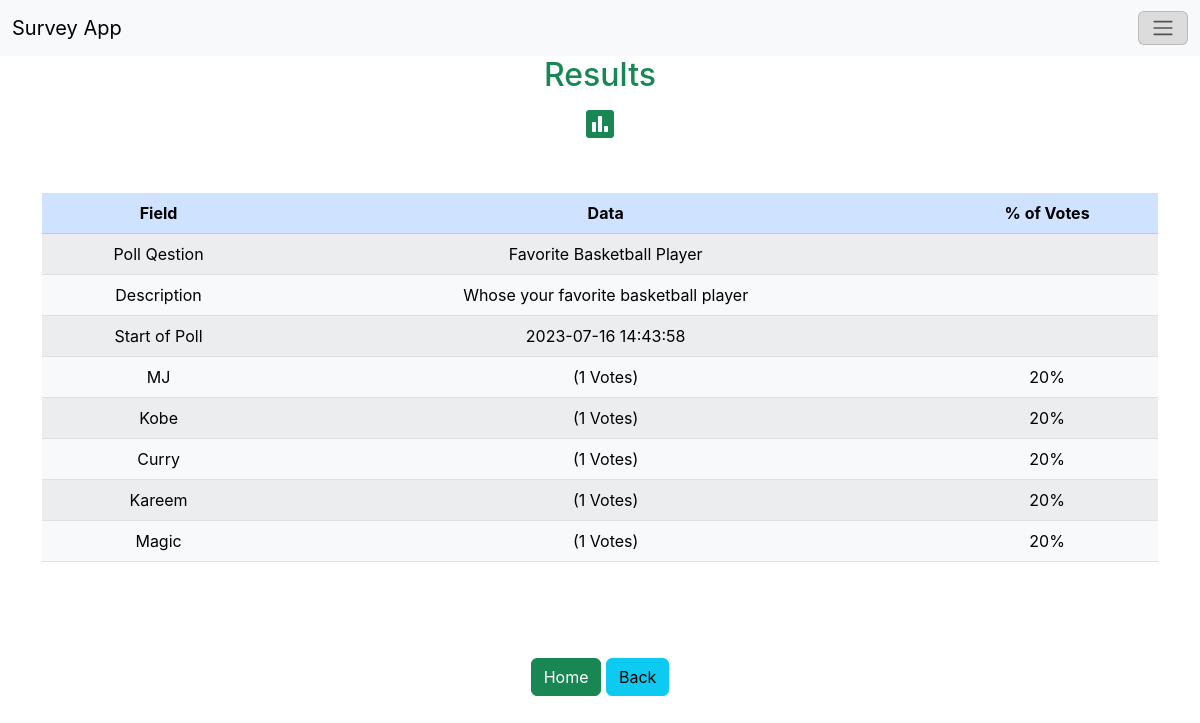
The app's page /result.php?id=24 with its own data.
### tables this page shows
CREATE TABLE `polls` (
  `id` int(11) NOT NULL,
  `title` text NOT NULL,
  `desc` text NOT NULL,
  `timestamp` timestamp NOT NULL DEFAULT CURRENT_TIMESTAMP ON UPDATE CURRENT_TIMESTAMP
);

CREATE TABLE `poll_answers` (
  `id` int(11) NOT NULL,
  `poll_id` int(11) NOT NULL,
  `title` text NOT NULL,
  `votes` int(11) NOT NULL DEFAULT '0'
);

### result.php (the view, shortened to what this page needs)
<?php
include 'functions.php';
$pdo = pdo_connect_mysql();
if (isset($_GET['id'])) {
    $stmt = $pdo->prepare('SELECT * FROM polls WHERE id = ?');
    $stmt->execute([$_GET['id']]);
    $poll = $stmt->fetch(PDO::FETCH_ASSOC);
    if ($poll) {
        $stmt = $pdo->prepare('SELECT * FROM poll_answers WHERE poll_id = ? ORDER BY votes DESC');
        $stmt->execute([$_GET['id']]);
        $poll_answers = $stmt->fetchAll(PDO::FETCH_ASSOC);
        $total_votes = 0;
        foreach ($poll_answers as $poll_answer) {
            $total_votes += $poll_answer['votes'];
        }
    } else {
        die ('Poll with that ID does not exist.');
    }
} else {
    die ('No poll ID specified.');
}
?>
<?=template_header("Results", "fas fa-vote-yea fa-2x")?>
<div class="d-flex align-items-center text-center" style="min-height: 100vh">
    <div class="box w-100">
      <h2>Results</H2>
        <i class="fas fa-poll fa-2x"></i>
        <div class="container">
            <table class="table table-light table-striped mt-5 mb-5">
                <thead class="table-primary">
                    <tr>
                        <th scope="col">Field</th>
                        <th scope="col">Data</th>
                        <th scope="col">% of Votes</th>
                    </tr>
                </thead>
                <tr>
                    <td>Poll Qestion</td>
                    <td><?=$poll['title'];?></td>
                    <td></td>
                </tr>
                <tr>
                    <td>Description</td>
                    <td><?=$poll['desc']?></td>
                    <td></td>
                </tr>
                <tr>
                    <td>Start of Poll</td>
                    <td><?=$poll['timestamp']?></td>
                    <td></td>
                </tr>
                <?php foreach ($poll_answers as $poll_answer): ?>
                    <tr>
                    <td><?=$poll_answer['title']?> </td>
                    <td><span>(<?=$poll_answer['votes']?> Votes)</span></td>
                    <td><?=round(($poll_answer['votes']/$total_votes) * 100) . "%";?>
                    </tr>
                <?php endforeach; ?>
            </table>
            <a class="btn btn-success mt-5 mb-5" href="index.php">Home</a>
            <a class="btn btn-info mt-5 mb-5" href="vote.php?id=<?=$poll['id']?>" title="View Poll">Back</a>
        </div>
      </div>
    </div>
<?=template_footer()?>

### functions.php (shortened to what this page needs)
<?php
function template_header($title, $icon)
{
echo <<<EOT
<!doctype html>
<html lang="en">
  <head>
    <meta charset="utf-8">
    <meta name="viewport" content="width=device-width, initial-scale=1, shrink-to-fit=no">
    <link href="https://cdn.jsdelivr.net/npm/bootstrap@5.3.0/dist/css/bootstrap.min.css" rel="stylesheet">
    <link href="style.css" rel="stylesheet" type="text/css">
    <link rel="stylesheet" href="https://use.fontawesome.com/releases/v5.8.2/css/all.css">
    <link rel="stylesheet" href="https://fonts.googleapis.com/css?family=Roboto:300,400,500,700&display=swap">
    <script src="https://cdn.jsdelivr.net/npm/bootstrap@5.3.0/dist/js/bootstrap.bundle.min.js"></script>
  </head>
  <title>$title</title>
  <body>
  <nav class="navbar bg-body-tertiary fixed-top">
    <div class="container-fluid">
        <a class="navbar-brand" href="#">Survey App</a>
            <button class="navbar-toggler" type="button" data-bs-toggle="offcanvas" data-bs-target="#offcanvasNavbar" aria-controls="offcanvasNavbar" aria-label="Toggle navigation">
            <span class="navbar-toggler-icon"></span>
        </button>
        <div class="offcanvas offcanvas-end" tabindex="-1" id="offcanvasNavbar" aria-labelledby="offcanvasNavbarLabel">
        <div class="offcanvas-header">
            <h5 class="offcanvas-title" id="offcanvasNavbarLabel">Offcanvas</h5>
            <button type="button" class="btn-close" data-bs-dismiss="offcanvas" aria-label="Close"></button>
        </div>
        <div class="offcanvas-body">
            <ul class="navbar-nav justify-content-end flex-grow-1 pe-3">
                <li class="nav-item">
                    <a class="nav-link active" aria-current="page" href="index.php">Home</a>
                </li>
                <li class="nav-item">
                    <a class="nav-link" href="create.php">New Survey</a>
                </li>
            </ul>
        </div>
        </div>
    </div>
    </nav>
    <div class="d-flex align-items-center" style="min-height: 100vh">
      <div class="box w-100 text-success">
EOT;
}
function template_footer() {
    echo <<<EOT
        </body>
    </html>
    EOT;
    }

### style.css (style rules this page uses)
* { box-sizing: border-box; font-family: -apple-system, BlinkMacSystemFont, 'segoe ui', roboto, oxygen, ubuntu, cantarell, 'fira sans', 'droid sans', 'helvetica neue', Arial, sans-serif; font-size: 16px; -webkit-font-smoothing: antialiased; -moz-osx-font-smoothing: grayscale; }
body { background-color: #ffffff; margin: 0; }
.navbar-toggler { background: gainsboro !important; }
.fas { padding: 5px; font-size: 20px; }
.container { text-align: center !important; }

### records on screen
polls: title "Favorite Basketball Player", desc "Whose your favorite basketball player", timestamp "2023-07-16 14:43:58"
poll_answers: title "MJ", votes "1", ($poll_answer['votes']/$total_votes)*100 "20"
poll_answers: title "Kobe", votes "1", ($poll_answer['votes']/$total_votes)*100 "20"
poll_answers: title "Curry", votes "1", ($poll_answer['votes']/$total_votes)*100 "20"
poll_answers: title "Kareem", votes "1", ($poll_answer['votes']/$total_votes)*100 "20"
poll_answers: title "Magic", votes "1", ($poll_answer['votes']/$total_votes)*100 "20"
